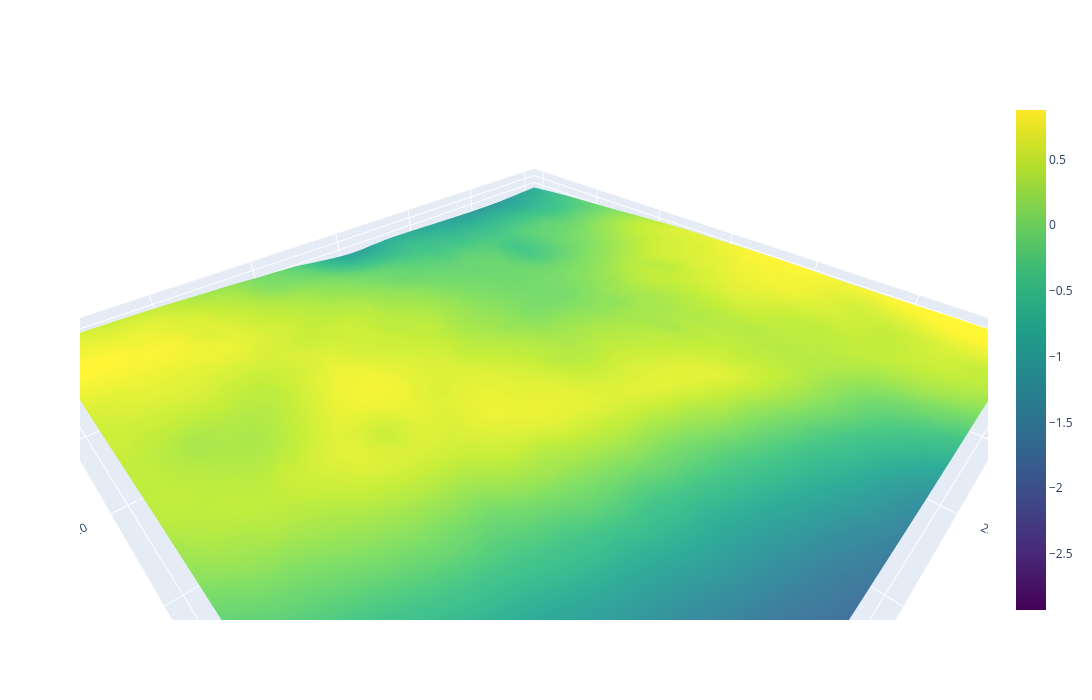

Notebook code for this chart:
### Code cell
# Surface plot to scale
meters_per_pixel = meters_per_pixel_og/1000
xs = np.linspace(0, meters_per_pixel, num=Z.shape[0])
ys = np.linspace(0, meters_per_pixel , num=Z.shape[1])
x, y = np.meshgrid(xs, ys, indexing='xy')

fig = go.Figure(data=[go.Surface(z=Z/1000, x=y, y=x, colorscale='Viridis')])
fig.update_layout(width=1200, height=700, scene_aspectmode='data')
fig.show()

### Figure 1 — Plotly figure (JSON) as saved in the notebook; plotly's stock layout.template omitted (floating-point values rounded to 4 significant figures; data arrays with more than 128 entries replaced by an {"elided": "..."} marker saying what was removed)
{"data": [{"colorscale": [[0, "#440154"], [0.1111, "#482878"], [0.2222, "#3e4989"], [0.3333, "#31688e"], [0.4444, "#26828e"], [0.5556, "#1f9e89"], [0.6667, "#35b779"], [0.7778, "#6ece58"], [0.8889, "#b5de2b"], [1, "#fde725"]], "type": "surface", "x": {"elided": "170x170 float values"}, "y": {"elided": "170x170 float values"}, "z": {"elided": "170x170 float values"}}], "layout": {"height": 700, "scene": {"aspectmode": "data"}, "width": 1200}}
